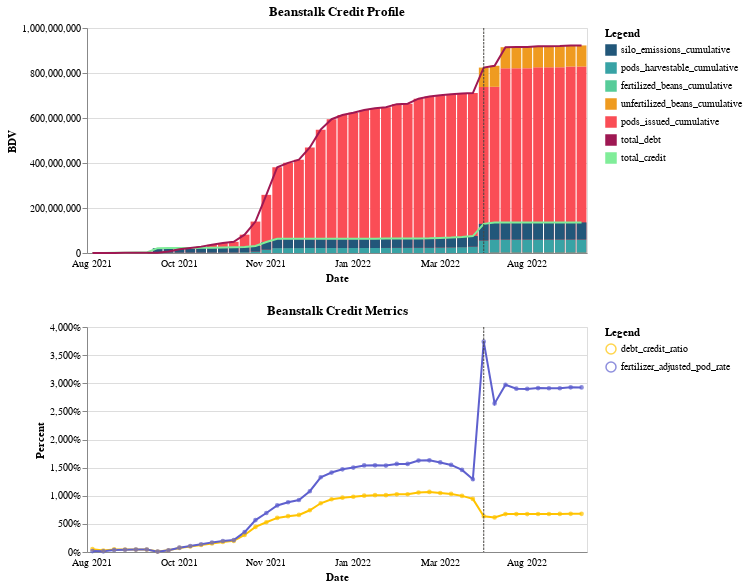

The notebook cell saved with this chart:
### Code cell
# alt.data_transformers.disable_max_rows()

dropdown = alt.binding_select(options=['ym', 'ymd'], name='Aggregation Level')
selection = alt.selection_single(name="agglevel", fields=['AggLevel'], bind=dropdown, init={"AggLevel": 'ymd'})
selection_rule = alt.selection_single(
    fields=['tstamp'], nearest=True, on='mouseover', empty='none', clear='mouseout'
)
colors = {
    # credit components 
    'fertilized_beans_cumulative': '#57cc99', # green   
    'pods_harvestable_cumulative': '#38a3a5', # mid blue 
    'silo_emissions_cumulative': '#22577a', # navy blue 
    # debt components 
    'unfertilized_beans_cumulative': "#ef9b20", # Magenta 50
    'pods_issued_cumulative': '#fa4d56', # Red 50
    # overall 
    'total_debt': '#9f1853', # Magenta 70 
    'total_credit': '#80ed99', # mint green 
    'debt_credit_ratio': '#ffc300', # gold 
    'fertilizer_adjusted_pod_rate': '#5e60ce' # purple-ish
}
format_decimal = ",d"
format_percent = ".2%"
tooltip_formats = {
    'fertilized_beans_cumulative': format_decimal,
    'unfertilized_beans_cumulative': format_decimal,
    'pods_harvestable_cumulative': format_decimal,
    'silo_emissions_cumulative': format_decimal,
    'pods_issued_cumulative': format_decimal,
    'total_debt': format_decimal,
    'total_credit': format_decimal,
    'debt_credit_ratio': format_percent, 
    'fertilizer_adjusted_pod_rate': format_percent,
}
assert set(colors.keys()) == set(metrics)
assert set(tooltip_formats.keys()) == set(metrics)

# ngl I popped off on this one 
stack_order_expr = (
    # creates numeric stack order key encoding both x position and order of stacked area labels into single value 
    ' '.join(
        [
            f"datum.variable === '{m}' ? {i} : " 
            for i, m in enumerate(reversed(metrics))
        ]
    ) 
    + str(len(metrics))
)
stack_order_expr = f'time(datum.tstamp) + ({stack_order_expr})'

base = (
    alt.Chart(source)
    .properties(height=225, width=500)
    .transform_timeunit(
        ymd="yearmonthdate(timestamp)", 
        ym="yearmonth(timestamp)", 
    )
    .transform_calculate(
        tstamp="datum[agglevel.AggLevel]", 
    )
    .transform_aggregate(
        groupby=["tstamp", 'variable'], rvalue='max(value)'
    )
    .transform_calculate(stack_order=stack_order_expr)
    .encode(
        x=alt.X(
            "tstamp:O", 
            axis=alt.Axis(
                formatType="time", 
                ticks=False, 
                labelExpr="timeFormat(toDate(datum.value), '%b %Y')", 
                labelOverlap=True, 
                labelSeparation=25, 
                labelPadding=5, 
                title="Date", 
                labelAngle=0, 
            ), 
        ),   
    )
)
base_bdv = (
    base
    .encode(
        y=alt.Y("rvalue:Q", axis=alt.Axis(title="BDV")),
        color=alt.Color(
            "variable:N", 
            scale=alt.Scale(
                domain=metrics_credit + metrics_debt + metrics_credit_debt_aggregate, 
                range=[colors[m] for m in metrics_credit + metrics_debt + metrics_credit_debt_aggregate]
            ),
            legend=alt.Legend(title="Legend")
        ),
        order=alt.Order('stack_order:Q', sort='ascending')
    )
)
base_ratio = base.encode(
    y=alt.Y("rvalue:Q", axis=alt.Axis(title="Percent", format=",%")),
    color=alt.Color(
        "variable:N", 
        scale=alt.Scale(
            domain=metrics_meta, range=[colors[m] for m in metrics_meta]
        ),
        legend=alt.Legend(title="Legend")
    ),
)
rule_exploit = (
    # selection captures nearest timestamp (for current mouse position) 
    # tooltip rendered uses this data point (pivoted, so we have all data for this timestamp) 
    base
    .transform_pivot('variable', value='rvalue', groupby=['tstamp'])
    .transform_filter("year(datum.tstamp) === 2022 && month(datum.tstamp) === 3 && date(datum.tstamp) === 17")
    .mark_rule(opacity=1, color='#474440', strokeDash=[2.5,1])
)
rule = (
    # selection captures nearest timestamp (for current mouse position) 
    # tooltip rendered uses this data point (pivoted, so we have all data for this timestamp) 
    base
    .transform_pivot('variable', value='rvalue', groupby=['tstamp'])
    .mark_rule(opacity=0)
    .encode(
        tooltip=(
            [alt.Tooltip('tstamp:O', timeUnit="yearmonthdate", title="date")] + 
            [
                alt.Tooltip(
                    f'{m}:Q', 
                    format=tooltip_formats[m], 
                    title=m.replace("_", " ").replace(" cumulative", "")
                ) for m in metrics
            ] 
        ) 
    )
    .add_selection(selection_rule)
)
credit = (
    base_bdv
    .mark_bar()
    .transform_filter(condition_union("==", "|", metrics_credit))
)
debt = (
    base_bdv
    .mark_bar()
    .transform_filter(condition_union("==", "|", metrics_debt))
) 
lines_debt_credit = (
    base_bdv
    .mark_line()
    .transform_filter(condition_union('==', '|', metrics_credit_debt_aggregate))
) 
line_ratio = (
    base_ratio
    .mark_line()
    .transform_filter(condition_union('==', '|', metrics_meta))
)
point_ratio = (
    base_ratio
    .mark_point(size=7)
    .transform_filter(condition_union('==', '|', metrics_meta))
)

c = (
    alt
    .vconcat(
        alt.layer(debt, credit, lines_debt_credit, rule, rule_exploit).properties(title="Beanstalk Credit Profile"),
        alt.layer(line_ratio, point_ratio, rule, rule_exploit).properties(title="Beanstalk Credit Metrics"),
    )
    .resolve_legend(color="independent")
    .resolve_axis(y="independent")
    .resolve_scale(y="independent", color="independent")
    .add_selection(selection) 
)


css_lines = [
    "div.chart-wrapper { display: flex; flex-direction: column; }", 
    "form.vega-bindings { display: block; order: -1; }", 
    "canvas { order: 1 }", 
    "#vg-tooltip-element tr:nth-child(1) { font-weight: bold }", 
    "#vg-tooltip-element tr:nth-child(1) td:first-child { opacity: 0 }\n", 
]
for i, m in enumerate(metrics): 
    # i+2 bc css uses one based indexing and we also don't color timestamp (first element in tooltip)
    css_lines.append(
        "#vg-tooltip-element tr:nth-child(%d) td:first-child { color: %s }\n" % (i+2, colors[m])
    )
css = "\n".join(css_lines)
    
apply_css(css) 
c

### Figure 1 — Vega-Lite specification as saved in the notebook (floating-point values rounded to 4 significant figures; data arrays with more than 128 entries replaced by an {"elided": "..."} marker saying what was removed)
{"config": {"view": {"continuousWidth": 400, "continuousHeight": 300}}, "vconcat": [{"layer": [{"mark": "bar", "encoding": {"color": {"field": "variable", "legend": {"title": "Legend"}, "scale": {"domain": ["silo_emissions_cumulative", "pods_harvestable_cumulative", "fertilized_beans_cumulative", "unfertilized_beans_cumulative", "pods_issued_cumulative", "total_debt", "total_credit"], "range": ["#22577a", "#38a3a5", "#57cc99", "#ef9b20", "#fa4d56", "#9f1853", "#80ed99"]}, "type": "nominal"}, "order": {"field": "stack_order", "sort": "ascending", "type": "quantitative"}, "x": {"axis": {"formatType": "time", "labelAngle": 0, "labelExpr": "timeFormat(toDate(datum.value), '%b %Y')", "labelOverlap": true, "labelPadding": 5, "labelSeparation": 25, "ticks": false, "title": "Date"}, "field": "tstamp", "type": "ordinal"}, "y": {"axis": {"title": "BDV"}, "field": "rvalue", "type": "quantitative"}}, "height": 225, "selection": {"agglevel": {"type": "single", "fields": ["AggLevel"], "bind": {"input": "select", "options": ["ym", "ymd"], "name": "Aggregation Level"}, "init": {"AggLevel": "ymd"}}}, "transform": [{"field": "timestamp", "timeUnit": "yearmonthdate", "as": "ymd"}, {"field": "timestamp", "timeUnit": "yearmonth", "as": "ym"}, {"calculate": "datum[agglevel.AggLevel]", "as": "tstamp"}, {"aggregate": [{"op": "max", "field": "value", "as": "rvalue"}], "groupby": ["tstamp", "variable"]}, {"calculate": "time(datum.tstamp) + (datum.variable === 'fertilizer_adjusted_pod_rate' ? 0 :  datum.variable === 'debt_credit_ratio' ? 1 :  datum.variable === 'total_credit' ? 2 :  datum.variable === 'total_debt' ? 3 :  datum.variable === 'pods_issued_cumulative' ? 4 :  datum.variable === 'unfertilized_beans_cumulative' ? 5 :  datum.variable === 'fertilized_beans_cumulative' ? 6 :  datum.variable === 'pods_harvestable_cumulative' ? 7 :  datum.variable === 'silo_emissions_cumulative' ? 8 : 9)", "as": "stack_order"}, {"filter": "datum.variable == 'unfertilized_beans_cumulative' | datum.variable == 'pods_issued_cumulative'"}], "width": 500}, {"mark": "bar", "encoding": {"color": {"field": "variable", "legend": {"title": "Legend"}, "scale": {"domain": ["silo_emissions_cumulative", "pods_harvestable_cumulative", "fertilized_beans_cumulative", "unfertilized_beans_cumulative", "pods_issued_cumulative", "total_debt", "total_credit"], "range": ["#22577a", "#38a3a5", "#57cc99", "#ef9b20", "#fa4d56", "#9f1853", "#80ed99"]}, "type": "nominal"}, "order": {"field": "stack_order", "sort": "ascending", "type": "quantitative"}, "x": {"axis": {"formatType": "time", "labelAngle": 0, "labelExpr": "timeFormat(toDate(datum.value), '%b %Y')", "labelOverlap": true, "labelPadding": 5, "labelSeparation": 25, "ticks": false, "title": "Date"}, "field": "tstamp", "type": "ordinal"}, "y": {"axis": {"title": "BDV"}, "field": "rvalue", "type": "quantitative"}}, "height": 225, "transform": [{"field": "timestamp", "timeUnit": "yearmonthdate", "as": "ymd"}, {"field": "timestamp", "timeUnit": "yearmonth", "as": "ym"}, {"calculate": "datum[agglevel.AggLevel]", "as": "tstamp"}, {"aggregate": [{"op": "max", "field": "value", "as": "rvalue"}], "groupby": ["tstamp", "variable"]}, {"calculate": "time(datum.tstamp) + (datum.variable === 'fertilizer_adjusted_pod_rate' ? 0 :  datum.variable === 'debt_credit_ratio' ? 1 :  datum.variable === 'total_credit' ? 2 :  datum.variable === 'total_debt' ? 3 :  datum.variable === 'pods_issued_cumulative' ? 4 :  datum.variable === 'unfertilized_beans_cumulative' ? 5 :  datum.variable === 'fertilized_beans_cumulative' ? 6 :  datum.variable === 'pods_harvestable_cumulative' ? 7 :  datum.variable === 'silo_emissions_cumulative' ? 8 : 9)", "as": "stack_order"}, {"filter": "datum.variable == 'silo_emissions_cumulative' | datum.variable == 'pods_harvestable_cumulative' | datum.variable == 'fertilized_beans_cumulative'"}], "width": 500}, {"mark": "line", "encoding": {"color": {"field": "variable", "legend": {"title": "Legend"}, "scale": {"domain": ["silo_emissions_cumulative", "pods_harvestable_cumulative", "fertilized_beans_cumulative", "unfertilized_beans_cumulative", "pods_issued_cumulative", "total_debt", "total_credit"], "range": ["#22577a", "#38a3a5", "#57cc99", "#ef9b20", "#fa4d56", "#9f1853", "#80ed99"]}, "type": "nominal"}, "order": {"field": "stack_order", "sort": "ascending", "type": "quantitative"}, "x": {"axis": {"formatType": "time", "labelAngle": 0, "labelExpr": "timeFormat(toDate(datum.value), '%b %Y')", "labelOverlap": true, "labelPadding": 5, "labelSeparation": 25, "ticks": false, "title": "Date"}, "field": "tstamp", "type": "ordinal"}, "y": {"axis": {"title": "BDV"}, "field": "rvalue", "type": "quantitative"}}, "height": 225, "transform": [{"field": "timestamp", "timeUnit": "yearmonthdate", "as": "ymd"}, {"field": "timestamp", "timeUnit": "yearmonth", "as": "ym"}, {"calculate": "datum[agglevel.AggLevel]", "as": "tstamp"}, {"aggregate": [{"op": "max", "field": "value", "as": "rvalue"}], "groupby": ["tstamp", "variable"]}, {"calculate": "time(datum.tstamp) + (datum.variable === 'fertilizer_adjusted_pod_rate' ? 0 :  datum.variable === 'debt_credit_ratio' ? 1 :  datum.variable === 'total_credit' ? 2 :  datum.variable === 'total_debt' ? 3 :  datum.variable === 'pods_issued_cumulative' ? 4 :  datum.variable === 'unfertilized_beans_cumulative' ? 5 :  datum.variable === 'fertilized_beans_cumulative' ? 6 :  datum.variable === 'pods_harvestable_cumulative' ? 7 :  datum.variable === 'silo_emissions_cumulative' ? 8 : 9)", "as": "stack_order"}, {"filter": "datum.variable == 'total_debt' | datum.variable == 'total_credit'"}], "width": 500}, {"mark": {"type": "rule", "opacity": 0}, "encoding": {"tooltip": [{"field": "tstamp", "timeUnit": "yearmonthdate", "title": "date", "type": "ordinal"}, {"field": "silo_emissions_cumulative", "format": ",d", "title": "silo emissions", "type": "quantitative"}, {"field": "pods_harvestable_cumulative", "format": ",d", "title": "pods harvestable", "type": "quantitative"}, {"field": "fertilized_beans_cumulative", "format": ",d", "title": "fertilized beans", "type": "quantitative"}, {"field": "unfertilized_beans_cumulative", "format": ",d", "title": "unfertilized beans", "type": "quantitative"}, {"field": "pods_issued_cumulative", "format": ",d", "title": "pods issued", "type": "quantitative"}, {"field": "total_debt", "format": ",d", "title": "total debt", "type": "quantitative"}, {"field": "total_credit", "format": ",d", "title": "total credit", "type": "quantitative"}, {"field": "debt_credit_ratio", "format": ".2%", "title": "debt credit ratio", "type": "quantitative"}, {"field": "fertilizer_adjusted_pod_rate", "format": ".2%", "title": "fertilizer adjusted pod rate", "type": "quantitative"}], "x": {"axis": {"formatType": "time", "labelAngle": 0, "labelExpr": "timeFormat(toDate(datum.value), '%b %Y')", "labelOverlap": true, "labelPadding": 5, "labelSeparation": 25, "ticks": false, "title": "Date"}, "field": "tstamp", "type": "ordinal"}}, "height": 225, "selection": {"selector012": {"type": "single", "fields": ["tstamp"], "nearest": true, "on": "mouseover", "empty": "none", "clear": "mouseout"}}, "transform": [{"field": "timestamp", "timeUnit": "yearmonthdate", "as": "ymd"}, {"field": "timestamp", "timeUnit": "yearmonth", "as": "ym"}, {"calculate": "datum[agglevel.AggLevel]", "as": "tstamp"}, {"aggregate": [{"op": "max", "field": "value", "as": "rvalue"}], "groupby": ["tstamp", "variable"]}, {"calculate": "time(datum.tstamp) + (datum.variable === 'fertilizer_adjusted_pod_rate' ? 0 :  datum.variable === 'debt_credit_ratio' ? 1 :  datum.variable === 'total_credit' ? 2 :  datum.variable === 'total_debt' ? 3 :  datum.variable === 'pods_issued_cumulative' ? 4 :  datum.variable === 'unfertilized_beans_cumulative' ? 5 :  datum.variable === 'fertilized_beans_cumulative' ? 6 :  datum.variable === 'pods_harvestable_cumulative' ? 7 :  datum.variable === 'silo_emissions_cumulative' ? 8 : 9)", "as": "stack_order"}, {"pivot": "variable", "value": "rvalue", "groupby": ["tstamp"]}], "width": 500}, {"mark": {"type": "rule", "color": "#474440", "opacity": 1, "strokeDash": [2.5, 1]}, "encoding": {"x": {"axis": {"formatType": "time", "labelAngle": 0, "labelExpr": "timeFormat(toDate(datum.value), '%b %Y')", "labelOverlap": true, "labelPadding": 5, "labelSeparation": 25, "ticks": false, "title": "Date"}, "field": "tstamp", "type": "ordinal"}}, "height": 225, "transform": [{"field": "timestamp", "timeUnit": "yearmonthdate", "as": "ymd"}, {"field": "timestamp", "timeUnit": "yearmonth", "as": "ym"}, {"calculate": "datum[agglevel.AggLevel]", "as": "tstamp"}, {"aggregate": [{"op": "max", "field": "value", "as": "rvalue"}], "groupby": ["tstamp", "variable"]}, {"calculate": "time(datum.tstamp) + (datum.variable === 'fertilizer_adjusted_pod_rate' ? 0 :  datum.variable === 'debt_credit_ratio' ? 1 :  datum.variable === 'total_credit' ? 2 :  datum.variable === 'total_debt' ? 3 :  datum.variable === 'pods_issued_cumulative' ? 4 :  datum.variable === 'unfertilized_beans_cumulative' ? 5 :  datum.variable === 'fertilized_beans_cumulative' ? 6 :  datum.variable === 'pods_harvestable_cumulative' ? 7 :  datum.variable === 'silo_emissions_cumulative' ? 8 : 9)", "as": "stack_order"}, {"pivot": "variable", "value": "rvalue", "groupby": ["tstamp"]}, {"filter": "year(datum.tstamp) === 2022 && month(datum.tstamp) === 3 && date(datum.tstamp) === 17"}], "width": 500}], "title": "Beanstalk Credit Profile"}, {"layer": [{"mark": "line", "encoding": {"color": {"field": "variable", "legend": {"title": "Legend"}, "scale": {"domain": ["debt_credit_ratio", "fertilizer_adjusted_pod_rate"], "range": ["#ffc300", "#5e60ce"]}, "type": "nominal"}, "x": {"axis": {"formatType": "time", "labelAngle": 0, "labelExpr": "timeFormat(toDate(datum.value), '%b %Y')", "labelOverlap": true, "labelPadding": 5, "labelSeparation": 25, "ticks": false, "title": "Date"}, "field": "tstamp", "type": "ordinal"}, "y": {"axis": {"format": ",%", "title": "Percent"}, "field": "rvalue", "type": "quantitative"}}, "height": 225, "selection": {"agglevel": {"type": "single", "fields": ["AggLevel"], "bind": {"input": "select", "options": ["ym", "ymd"], "name": "Aggregation Level"}, "init": {"AggLevel": "ymd"}}}, "transform": [{"field": "timestamp", "timeUnit": "yearmonthdate", "as": "ymd"}, {"field": "timestamp", "timeUnit": "yearmonth", "as": "ym"}, {"calculate": "datum[agglevel.AggLevel]", "as": "tstamp"}, {"aggregate": [{"op": "max", "field": "value", "as": "rvalue"}], "groupby": ["tstamp", "variable"]}, {"calculate": "time(datum.tstamp) + (datum.variable === 'fertilizer_adjusted_pod_rate' ? 0 :  datum.variable === 'debt_credit_ratio' ? 1 :  datum.variable === 'total_credit' ? 2 :  datum.variable === 'total_debt' ? 3 :  datum.variable === 'pods_issued_cumulative' ? 4 :  datum.variable === 'unfertilized_beans_cumulative' ? 5 :  datum.variable === 'fertilized_beans_cumulative' ? 6 :  datum.variable === 'pods_harvestable_cumulative' ? 7 :  datum.variable === 'silo_emissions_cumulative' ? 8 : 9)", "as": "stack_order"}, {"filter": "datum.variable == 'debt_credit_ratio' | datum.variable == 'fertilizer_adjusted_pod_rate'"}], "width": 500}, {"mark": {"type": "point", "size": 7}, "encoding": {"color": {"field": "variable", "legend": {"title": "Legend"}, "scale": {"domain": ["debt_credit_ratio", "fertilizer_adjusted_pod_rate"], "range": ["#ffc300", "#5e60ce"]}, "type": "nominal"}, "x": {"axis": {"formatType": "time", "labelAngle": 0, "labelExpr": "timeFormat(toDate(datum.value), '%b %Y')", "labelOverlap": true, "labelPadding": 5, "labelSeparation": 25, "ticks": false, "title": "Date"}, "field": "tstamp", "type": "ordinal"}, "y": {"axis": {"format": ",%", "title": "Percent"}, "field": "rvalue", "type": "quantitative"}}, "height": 225, "transform": [{"field": "timestamp", "timeUnit": "yearmonthdate", "as": "ymd"}, {"field": "timestamp", "timeUnit": "yearmonth", "as": "ym"}, {"calculate": "datum[agglevel.AggLevel]", "as": "tstamp"}, {"aggregate": [{"op": "max", "field": "value", "as": "rvalue"}], "groupby": ["tstamp", "variable"]}, {"calculate": "time(datum.tstamp) + (datum.variable === 'fertilizer_adjusted_pod_rate' ? 0 :  datum.variable === 'debt_credit_ratio' ? 1 :  datum.variable === 'total_credit' ? 2 :  datum.variable === 'total_debt' ? 3 :  datum.variable === 'pods_issued_cumulative' ? 4 :  datum.variable === 'unfertilized_beans_cumulative' ? 5 :  datum.variable === 'fertilized_beans_cumulative' ? 6 :  datum.variable === 'pods_harvestable_cumulative' ? 7 :  datum.variable === 'silo_emissions_cumulative' ? 8 : 9)", "as": "stack_order"}, {"filter": "datum.variable == 'debt_credit_ratio' | datum.variable == 'fertilizer_adjusted_pod_rate'"}], "width": 500}, {"mark": {"type": "rule", "opacity": 0}, "encoding": {"tooltip": [{"field": "tstamp", "timeUnit": "yearmonthdate", "title": "date", "type": "ordinal"}, {"field": "silo_emissions_cumulative", "format": ",d", "title": "silo emissions", "type": "quantitative"}, {"field": "pods_harvestable_cumulative", "format": ",d", "title": "pods harvestable", "type": "quantitative"}, {"field": "fertilized_beans_cumulative", "format": ",d", "title": "fertilized beans", "type": "quantitative"}, {"field": "unfertilized_beans_cumulative", "format": ",d", "title": "unfertilized beans", "type": "quantitative"}, {"field": "pods_issued_cumulative", "format": ",d", "title": "pods issued", "type": "quantitative"}, {"field": "total_debt", "format": ",d", "title": "total debt", "type": "quantitative"}, {"field": "total_credit", "format": ",d", "title": "total credit", "type": "quantitative"}, {"field": "debt_credit_ratio", "format": ".2%", "title": "debt credit ratio", "type": "quantitative"}, {"field": "fertilizer_adjusted_pod_rate", "format": ".2%", "title": "fertilizer adjusted pod rate", "type": "quantitative"}], "x": {"axis": {"formatType": "time", "labelAngle": 0, "labelExpr": "timeFormat(toDate(datum.value), '%b %Y')", "labelOverlap": true, "labelPadding": 5, "labelSeparation": 25, "ticks": false, "title": "Date"}, "field": "tstamp", "type": "ordinal"}}, "height": 225, "selection": {"selector012": {"type": "single", "fields": ["tstamp"], "nearest": true, "on": "mouseover", "empty": "none", "clear": "mouseout"}}, "transform": [{"field": "timestamp", "timeUnit": "yearmonthdate", "as": "ymd"}, {"field": "timestamp", "timeUnit": "yearmonth", "as": "ym"}, {"calculate": "datum[agglevel.AggLevel]", "as": "tstamp"}, {"aggregate": [{"op": "max", "field": "value", "as": "rvalue"}], "groupby": ["tstamp", "variable"]}, {"calculate": "time(datum.tstamp) + (datum.variable === 'fertilizer_adjusted_pod_rate' ? 0 :  datum.variable === 'debt_credit_ratio' ? 1 :  datum.variable === 'total_credit' ? 2 :  datum.variable === 'total_debt' ? 3 :  datum.variable === 'pods_issued_cumulative' ? 4 :  datum.variable === 'unfertilized_beans_cumulative' ? 5 :  datum.variable === 'fertilized_beans_cumulative' ? 6 :  datum.variable === 'pods_harvestable_cumulative' ? 7 :  datum.variable === 'silo_emissions_cumulative' ? 8 : 9)", "as": "stack_order"}, {"pivot": "variable", "value": "rvalue", "groupby": ["tstamp"]}], "width": 500}, {"mark": {"type": "rule", "color": "#474440", "opacity": 1, "strokeDash": [2.5, 1]}, "encoding": {"x": {"axis": {"formatType": "time", "labelAngle": 0, "labelExpr": "timeFormat(toDate(datum.value), '%b %Y')", "labelOverlap": true, "labelPadding": 5, "labelSeparation": 25, "ticks": false, "title": "Date"}, "field": "tstamp", "type": "ordinal"}}, "height": 225, "transform": [{"field": "timestamp", "timeUnit": "yearmonthdate", "as": "ymd"}, {"field": "timestamp", "timeUnit": "yearmonth", "as": "ym"}, {"calculate": "datum[agglevel.AggLevel]", "as": "tstamp"}, {"aggregate": [{"op": "max", "field": "value", "as": "rvalue"}], "groupby": ["tstamp", "variable"]}, {"calculate": "time(datum.tstamp) + (datum.variable === 'fertilizer_adjusted_pod_rate' ? 0 :  datum.variable === 'debt_credit_ratio' ? 1 :  datum.variable === 'total_credit' ? 2 :  datum.variable === 'total_debt' ? 3 :  datum.variable === 'pods_issued_cumulative' ? 4 :  datum.variable === 'unfertilized_beans_cumulative' ? 5 :  datum.variable === 'fertilized_beans_cumulative' ? 6 :  datum.variable === 'pods_harvestable_cumulative' ? 7 :  datum.variable === 'silo_emissions_cumulative' ? 8 : 9)", "as": "stack_order"}, {"pivot": "variable", "value": "rvalue", "groupby": ["tstamp"]}, {"filter": "year(datum.tstamp) === 2022 && month(datum.tstamp) === 3 && date(datum.tstamp) === 17"}], "width": 500}], "title": "Beanstalk Credit Metrics"}], "data": {"name": "data-ff8dc3453b9a461539ebeb6292534115"}, "resolve": {"axis": {"y": "independent"}, "legend": {"color": "independent"}, "scale": {"color": "independent", "y": "independent"}}, "$schema": "https://vega.github.io/schema/vega-lite/v4.17.0.json", "datasets": {"data-ff8dc3453b9a461539ebeb6292534115": {"elided": "414 records"}}}
